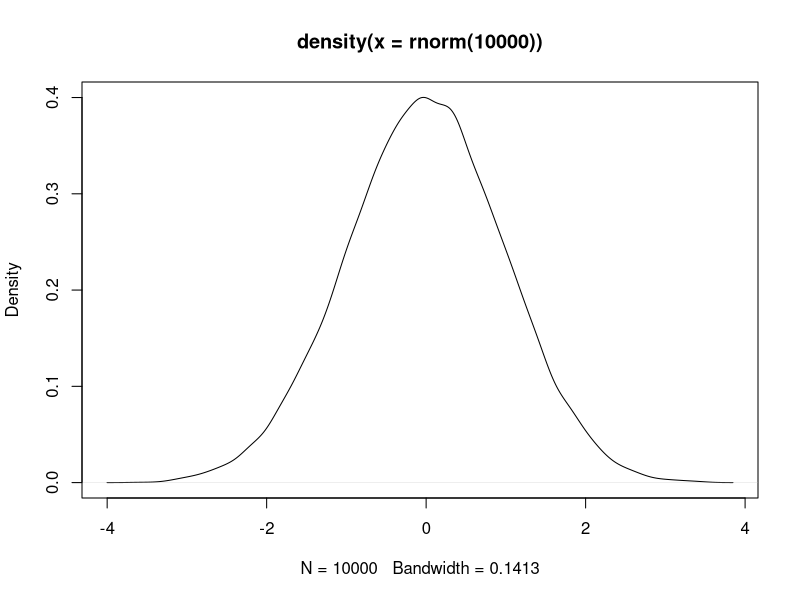

Write R code to recreate this figure.
## ---- chunk 1

plot(density(rnorm(10000)))
## ---- chunk 2
22/7
